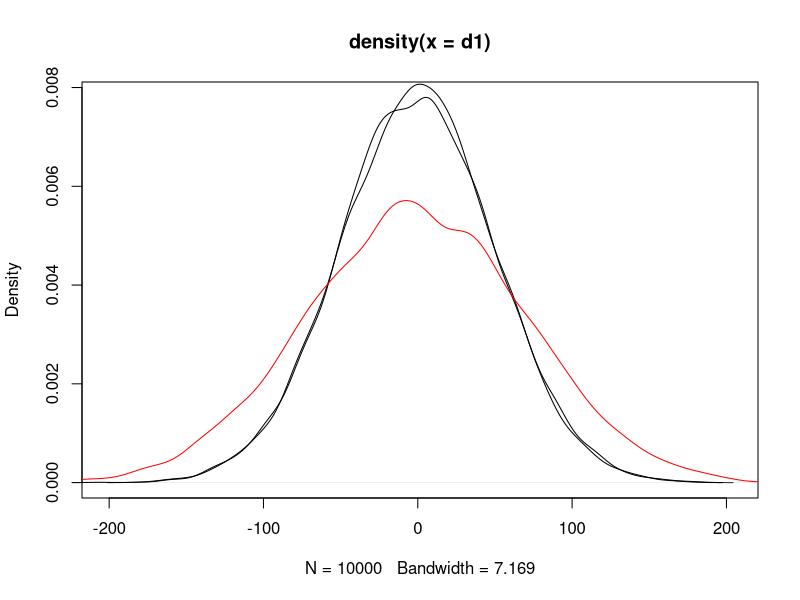
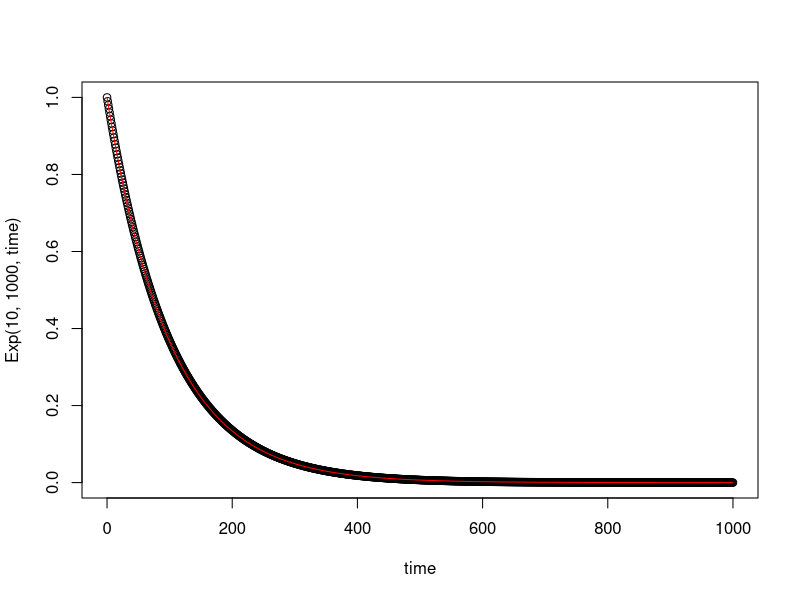
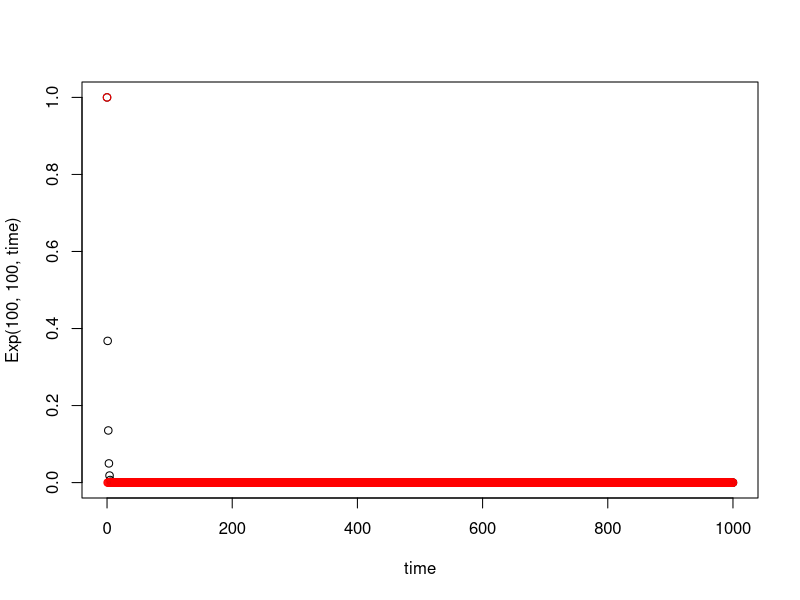
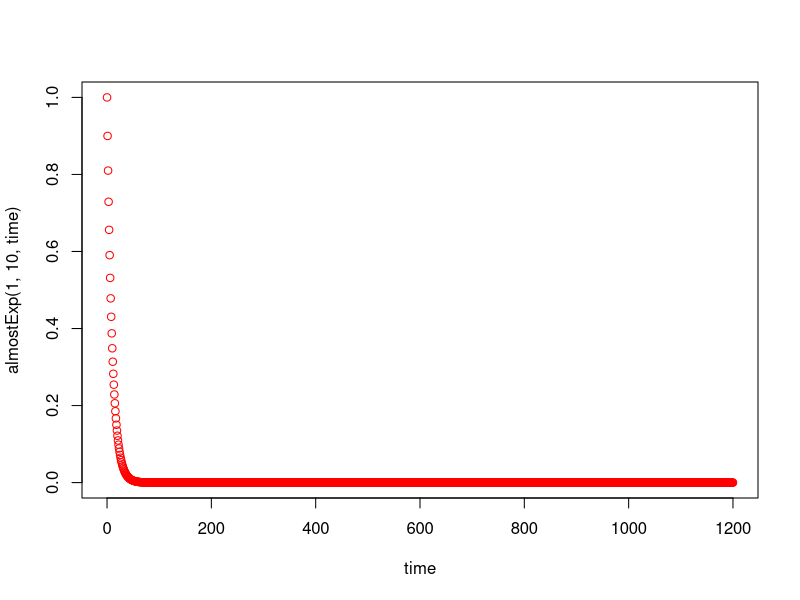

Recreate these plots in R, in order.
## ---- chunk 1
knitr::opts_chunk$set(echo = TRUE)

## ---- chunk 2
d1 <- 50*rnorm(10000)
d2 <- 50*rnorm(10000)
d3 <- d2 + d1
plot(density(d1))
lines(density(d2))
lines(density(d3), col='red')
var(d3)
var(d1)

## ---- chunk 3
almostExp <- function(L, tau, t){
  return ((1- L/tau)^t)
}

Exp <- function(L, tau, t){
  return (exp(-L*t/tau))
}

time <- 0:1000

plot(time, Exp(10, 1000, time))
points(time, almostExp(10, 1000, time), col='red', type='l')

plot(time, Exp(100, 100, time))
points(time, almostExp(100, 100, time), col='red')
## ---- chunk 4
almostExp <- function(L, tau, t){
  return ((1- L/tau)^t)
}

time <- 0:1200

plot(time, almostExp(1, 10, time), col='red')

